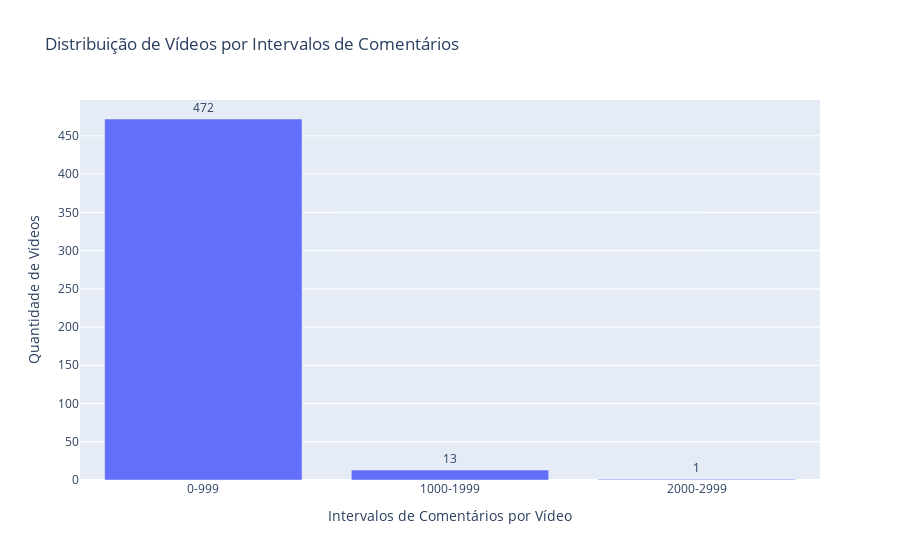

The notebook cell saved with this chart:
### Markdown cell above
## Vídeos por intervalo de comentáros

### Code cell
import pandas as pd
import plotly.graph_objects as go

def plot_videos_by_comment_count_by_bins(df,
                                 video_column='video_id',
                                 comment_column='comment_id',
                                 bin_size=1000):
    """
    Plota a distribuição de vídeos agrupados por intervalos de quantidade de comentários.

    Args:
    
      - "df": DataFrame dos comentários do país
      - "title": Nome do país (para legenda no gráfico)
    - video_column: Nome da coluna de vídeo no DataFrame (padrão: 'video_id')
    - comment_column: Nome da coluna de comentários no DataFrame (padrão: 'comment_id')
    - bin_size: Tamanho dos intervalos para agrupar os comentários (padrão: 100)
    """
    # Cria a figura para o gráfico
    fig = go.Figure()

    title = 'dados'
    # Conta o número de comentários por vídeo
    comments_per_video = df.groupby(video_column)[comment_column].count()

    # Define os bins (intervalos)
    max_comments = comments_per_video.max()
    bins = range(0, max_comments + bin_size, bin_size)
    labels = [f"{i}-{i+bin_size-1}" for i in bins[:-1]]

    # Agrupa os vídeos por intervalos de quantidade de comentários
    binned = pd.cut(comments_per_video, bins=bins, labels=labels, right=False)
    grouped = binned.value_counts().sort_index()

    # Filtra os bins com 0 vídeos
    grouped = grouped[grouped > 0]

    # Plota os dados
    fig.add_trace(go.Bar(
        x=grouped.index,  # Intervalos de comentários
        y=grouped.values,  # Quantidade de vídeos
        name=title,
        text=grouped.values,  # Exibe o número de vídeos acima das barras
        textposition='outside'  # Posiciona o número acima das barras
    ))

    # Configurações do layout
    fig.update_layout(
        title='Distribuição de Vídeos por Intervalos de Comentários',
        xaxis_title='Intervalos de Comentários por Vídeo',
        yaxis_title='Quantidade de Vídeos',
        barmode='group',
        xaxis=dict(type='category'),  # Mostra os intervalos como categorias
        yaxis=dict(tickformat=',')   # Formata os números no eixo Y
    )

    # Exibe o gráfico
    fig.show()

# Exemplo de uso
plot_videos_by_comment_count_by_bins(df)

### Figure 1 — Plotly figure (JSON) as saved in the notebook; plotly's stock layout.template omitted (floating-point values rounded to 4 significant figures)
{"data": [{"name": "dados", "text": [472.0, 13.0, 1.0], "textposition": "outside", "type": "bar", "x": ["0-999", "1000-1999", "2000-2999"], "y": [472, 13, 1]}], "layout": {"barmode": "group", "title": {"text": "Distribuição de Vídeos por Intervalos de Comentários"}, "xaxis": {"title": {"text": "Intervalos de Comentários por Vídeo"}, "type": "category"}, "yaxis": {"tickformat": ",", "title": {"text": "Quantidade de Vídeos"}}}}
